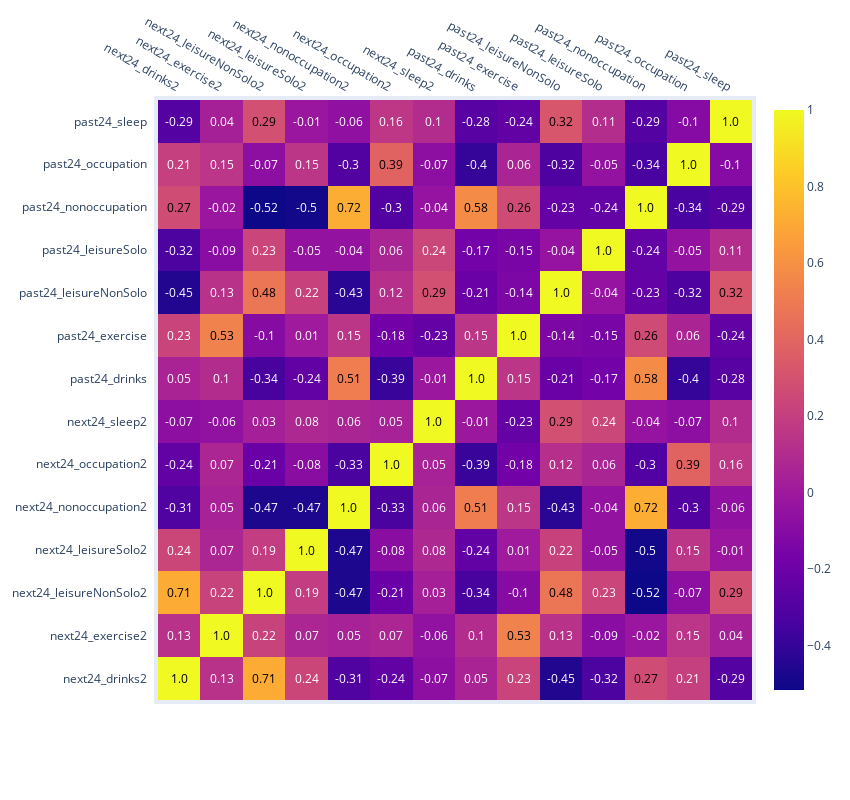

This figure's notebook cell:
### Markdown cell above
### Plot

### Code cell
# clean up column names
df_plot = df.copy()

df_plot.columns = df_plot.columns.str.replace(r'^SR_specific_', '')
df_plot.columns = df_plot.columns.str.replace(r'^SR_specific_', '')

# Compute the correlation matrix
corrs = df_plot.iloc[:,2:].corr()

import plotly.figure_factory as ff

fig = ff.create_annotated_heatmap(
    z=corrs.values,
    x=list(corrs.columns),
    y=list(corrs.index),
    annotation_text=corrs.round(2).values,
    showscale=True)

fig.update_layout(
    autosize=False,
    width=850,
    height=800,
    margin=dict(
        l=50,
        r=50,
        b=100,
        t=100,
        pad=4
    ),
)


fig.show()

### Figure 1 — Plotly figure (JSON) as saved in the notebook; plotly's stock layout.template omitted (floating-point values rounded to 4 significant figures; data arrays with more than 128 entries replaced by an {"elided": "..."} marker saying what was removed)
{"data": [{"colorscale": [[0, "#0d0887"], [0.1111, "#46039f"], [0.2222, "#7201a8"], [0.3333, "#9c179e"], [0.4444, "#bd3786"], [0.5556, "#d8576b"], [0.6667, "#ed7953"], [0.7778, "#fb9f3a"], [0.8889, "#fdca26"], [1, "#f0f921"]], "reversescale": false, "showscale": true, "type": "heatmap", "x": ["next24_drinks2", "next24_exercise2", "next24_leisureNonSolo2", "next24_leisureSolo2", "next24_nonoccupation2", "next24_occupation2", "next24_sleep2", "past24_drinks", "past24_exercise", "past24_leisureNonSolo", "past24_leisureSolo", "past24_nonoccupation", "past24_occupation", "past24_sleep"], "y": ["next24_drinks2", "next24_exercise2", "next24_leisureNonSolo2", "next24_leisureSolo2", "next24_nonoccupation2", "next24_occupation2", "next24_sleep2", "past24_drinks", "past24_exercise", "past24_leisureNonSolo", "past24_leisureSolo", "past24_nonoccupation", "past24_occupation", "past24_sleep"], "z": {"elided": "14x14 float values"}}], "layout": {"annotations": [{"font": {"color": "#000000"}, "showarrow": false, "text": "1.0", "x": "next24_drinks2", "xref": "x", "y": "next24_drinks2", "yref": "y"}, {"font": {"color": "#FFFFFF"}, "showarrow": false, "text": "0.13", "x": "next24_exercise2", "xref": "x", "y": "next24_drinks2", "yref": "y"}, {"font": {"color": "#000000"}, "showarrow": false, "text": "0.71", "x": "next24_leisureNonSolo2", "xref": "x", "y": "next24_drinks2", "yref": "y"}, {"font": {"color": "#FFFFFF"}, "showarrow": false, "text": "0.24", "x": "next24_leisureSolo2", "xref": "x", "y": "next24_drinks2", "yref": "y"}, {"font": {"color": "#FFFFFF"}, "showarrow": false, "text": "-0.31", "x": "next24_nonoccupation2", "xref": "x", "y": "next24_drinks2", "yref": "y"}, {"font": {"color": "#FFFFFF"}, "showarrow": false, "text": "-0.24", "x": "next24_occupation2", "xref": "x", "y": "next24_drinks2", "yref": "y"}, {"font": {"color": "#FFFFFF"}, "showarrow": false, "text": "-0.07", "x": "next24_sleep2", "xref": "x", "y": "next24_drinks2", "yref": "y"}, {"font": {"color": "#FFFFFF"}, "showarrow": false, "text": "0.05", "x": "past24_drinks", "xref": "x", "y": "next24_drinks2", "yref": "y"}, {"font": {"color": "#FFFFFF"}, "showarrow": false, "text": "0.23", "x": "past24_exercise", "xref": "x", "y": "next24_drinks2", "yref": "y"}, {"font": {"color": "#FFFFFF"}, "showarrow": false, "text": "-0.45", "x": "past24_leisureNonSolo", "xref": "x", "y": "next24_drinks2", "yref": "y"}, {"font": {"color": "#FFFFFF"}, "showarrow": false, "text": "-0.32", "x": "past24_leisureSolo", "xref": "x", "y": "next24_drinks2", "yref": "y"}, {"font": {"color": "#000000"}, "showarrow": false, "text": "0.27", "x": "past24_nonoccupation", "xref": "x", "y": "next24_drinks2", "yref": "y"}, {"font": {"color": "#FFFFFF"}, "showarrow": false, "text": "0.21", "x": "past24_occupation", "xref": "x", "y": "next24_drinks2", "yref": "y"}, {"font": {"color": "#FFFFFF"}, "showarrow": false, "text": "-0.29", "x": "past24_sleep", "xref": "x", "y": "next24_drinks2", "yref": "y"}, {"font": {"color": "#FFFFFF"}, "showarrow": false, "text": "0.13", "x": "next24_drinks2", "xref": "x", "y": "next24_exercise2", "yref": "y"}, {"font": {"color": "#000000"}, "showarrow": false, "text": "1.0", "x": "next24_exercise2", "xref": "x", "y": "next24_exercise2", "yref": "y"}, {"font": {"color": "#FFFFFF"}, "showarrow": false, "text": "0.22", "x": "next24_leisureNonSolo2", "xref": "x", "y": "next24_exercise2", "yref": "y"}, {"font": {"color": "#FFFFFF"}, "showarrow": false, "text": "0.07", "x": "next24_leisureSolo2", "xref": "x", "y": "next24_exercise2", "yref": "y"}, {"font": {"color": "#FFFFFF"}, "showarrow": false, "text": "0.05", "x": "next24_nonoccupation2", "xref": "x", "y": "next24_exercise2", "yref": "y"}, {"font": {"color": "#FFFFFF"}, "showarrow": false, "text": "0.07", "x": "next24_occupation2", "xref": "x", "y": "next24_exercise2", "yref": "y"}, {"font": {"color": "#FFFFFF"}, "showarrow": false, "text": "-0.06", "x": "next24_sleep2", "xref": "x", "y": "next24_exercise2", "yref": "y"}, {"font": {"color": "#FFFFFF"}, "showarrow": false, "text": "0.1", "x": "past24_drinks", "xref": "x", "y": "next24_exercise2", "yref": "y"}, {"font": {"color": "#000000"}, "showarrow": false, "text": "0.53", "x": "past24_exercise", "xref": "x", "y": "next24_exercise2", "yref": "y"}, {"font": {"color": "#FFFFFF"}, "showarrow": false, "text": "0.13", "x": "past24_leisureNonSolo", "xref": "x", "y": "next24_exercise2", "yref": "y"}, {"font": {"color": "#FFFFFF"}, "showarrow": false, "text": "-0.09", "x": "past24_leisureSolo", "xref": "x", "y": "next24_exercise2", "yref": "y"}, {"font": {"color": "#FFFFFF"}, "showarrow": false, "text": "-0.02", "x": "past24_nonoccupation", "xref": "x", "y": "next24_exercise2", "yref": "y"}, {"font": {"color": "#FFFFFF"}, "showarrow": false, "text": "0.15", "x": "past24_occupation", "xref": "x", "y": "next24_exercise2", "yref": "y"}, {"font": {"color": "#FFFFFF"}, "showarrow": false, "text": "0.04", "x": "past24_sleep", "xref": "x", "y": "next24_exercise2", "yref": "y"}, {"font": {"color": "#000000"}, "showarrow": false, "text": "0.71", "x": "next24_drinks2", "xref": "x", "y": "next24_leisureNonSolo2", "yref": "y"}, {"font": {"color": "#FFFFFF"}, "showarrow": false, "text": "0.22", "x": "next24_exercise2", "xref": "x", "y": "next24_leisureNonSolo2", "yref": "y"}, {"font": {"color": "#000000"}, "showarrow": false, "text": "1.0", "x": "next24_leisureNonSolo2", "xref": "x", "y": "next24_leisureNonSolo2", "yref": "y"}, {"font": {"color": "#FFFFFF"}, "showarrow": false, "text": "0.19", "x": "next24_leisureSolo2", "xref": "x", "y": "next24_leisureNonSolo2", "yref": "y"}, {"font": {"color": "#FFFFFF"}, "showarrow": false, "text": "-0.47", "x": "next24_nonoccupation2", "xref": "x", "y": "next24_leisureNonSolo2", "yref": "y"}, {"font": {"color": "#FFFFFF"}, "showarrow": false, "text": "-0.21", "x": "next24_occupation2", "xref": "x", "y": "next24_leisureNonSolo2", "yref": "y"}, {"font": {"color": "#FFFFFF"}, "showarrow": false, "text": "0.03", "x": "next24_sleep2", "xref": "x", "y": "next24_leisureNonSolo2", "yref": "y"}, {"font": {"color": "#FFFFFF"}, "showarrow": false, "text": "-0.34", "x": "past24_drinks", "xref": "x", "y": "next24_leisureNonSolo2", "yref": "y"}, {"font": {"color": "#FFFFFF"}, "showarrow": false, "text": "-0.1", "x": "past24_exercise", "xref": "x", "y": "next24_leisureNonSolo2", "yref": "y"}, {"font": {"color": "#000000"}, "showarrow": false, "text": "0.48", "x": "past24_leisureNonSolo", "xref": "x", "y": "next24_leisureNonSolo2", "yref": "y"}, {"font": {"color": "#FFFFFF"}, "showarrow": false, "text": "0.23", "x": "past24_leisureSolo", "xref": "x", "y": "next24_leisureNonSolo2", "yref": "y"}, {"font": {"color": "#FFFFFF"}, "showarrow": false, "text": "-0.52", "x": "past24_nonoccupation", "xref": "x", "y": "next24_leisureNonSolo2", "yref": "y"}, {"font": {"color": "#FFFFFF"}, "showarrow": false, "text": "-0.07", "x": "past24_occupation", "xref": "x", "y": "next24_leisureNonSolo2", "yref": "y"}, {"font": {"color": "#000000"}, "showarrow": false, "text": "0.29", "x": "past24_sleep", "xref": "x", "y": "next24_leisureNonSolo2", "yref": "y"}, {"font": {"color": "#FFFFFF"}, "showarrow": false, "text": "0.24", "x": "next24_drinks2", "xref": "x", "y": "next24_leisureSolo2", "yref": "y"}, {"font": {"color": "#FFFFFF"}, "showarrow": false, "text": "0.07", "x": "next24_exercise2", "xref": "x", "y": "next24_leisureSolo2", "yref": "y"}, {"font": {"color": "#FFFFFF"}, "showarrow": false, "text": "0.19", "x": "next24_leisureNonSolo2", "xref": "x", "y": "next24_leisureSolo2", "yref": "y"}, {"font": {"color": "#000000"}, "showarrow": false, "text": "1.0", "x": "next24_leisureSolo2", "xref": "x", "y": "next24_leisureSolo2", "yref": "y"}, {"font": {"color": "#FFFFFF"}, "showarrow": false, "text": "-0.47", "x": "next24_nonoccupation2", "xref": "x", "y": "next24_leisureSolo2", "yref": "y"}, {"font": {"color": "#FFFFFF"}, "showarrow": false, "text": "-0.08", "x": "next24_occupation2", "xref": "x", "y": "next24_leisureSolo2", "yref": "y"}, {"font": {"color": "#FFFFFF"}, "showarrow": false, "text": "0.08", "x": "next24_sleep2", "xref": "x", "y": "next24_leisureSolo2", "yref": "y"}, {"font": {"color": "#FFFFFF"}, "showarrow": false, "text": "-0.24", "x": "past24_drinks", "xref": "x", "y": "next24_leisureSolo2", "yref": "y"}, {"font": {"color": "#FFFFFF"}, "showarrow": false, "text": "0.01", "x": "past24_exercise", "xref": "x", "y": "next24_leisureSolo2", "yref": "y"}, {"font": {"color": "#FFFFFF"}, "showarrow": false, "text": "0.22", "x": "past24_leisureNonSolo", "xref": "x", "y": "next24_leisureSolo2", "yref": "y"}, {"font": {"color": "#FFFFFF"}, "showarrow": false, "text": "-0.05", "x": "past24_leisureSolo", "xref": "x", "y": "next24_leisureSolo2", "yref": "y"}, {"font": {"color": "#FFFFFF"}, "showarrow": false, "text": "-0.5", "x": "past24_nonoccupation", "xref": "x", "y": "next24_leisureSolo2", "yref": "y"}, {"font": {"color": "#FFFFFF"}, "showarrow": false, "text": "0.15", "x": "past24_occupation", "xref": "x", "y": "next24_leisureSolo2", "yref": "y"}, {"font": {"color": "#FFFFFF"}, "showarrow": false, "text": "-0.01", "x": "past24_sleep", "xref": "x", "y": "next24_leisureSolo2", "yref": "y"}, {"font": {"color": "#FFFFFF"}, "showarrow": false, "text": "-0.31", "x": "next24_drinks2", "xref": "x", "y": "next24_nonoccupation2", "yref": "y"}, {"font": {"color": "#FFFFFF"}, "showarrow": false, "text": "0.05", "x": "next24_exercise2", "xref": "x", "y": "next24_nonoccupation2", "yref": "y"}, {"font": {"color": "#FFFFFF"}, "showarrow": false, "text": "-0.47", "x": "next24_leisureNonSolo2", "xref": "x", "y": "next24_nonoccupation2", "yref": "y"}, {"font": {"color": "#FFFFFF"}, "showarrow": false, "text": "-0.47", "x": "next24_leisureSolo2", "xref": "x", "y": "next24_nonoccupation2", "yref": "y"}, {"font": {"color": "#000000"}, "showarrow": false, "text": "1.0", "x": "next24_nonoccupation2", "xref": "x", "y": "next24_nonoccupation2", "yref": "y"}, {"font": {"color": "#FFFFFF"}, "showarrow": false, "text": "-0.33", "x": "next24_occupation2", "xref": "x", "y": "next24_nonoccupation2", "yref": "y"}, {"font": {"color": "#FFFFFF"}, "showarrow": false, "text": "0.06", "x": "next24_sleep2", "xref": "x", "y": "next24_nonoccupation2", "yref": "y"}, {"font": {"color": "#000000"}, "showarrow": false, "text": "0.51", "x": "past24_drinks", "xref": "x", "y": "next24_nonoccupation2", "yref": "y"}, {"font": {"color": "#FFFFFF"}, "showarrow": false, "text": "0.15", "x": "past24_exercise", "xref": "x", "y": "next24_nonoccupation2", "yref": "y"}, {"font": {"color": "#FFFFFF"}, "showarrow": false, "text": "-0.43", "x": "past24_leisureNonSolo", "xref": "x", "y": "next24_nonoccupation2", "yref": "y"}, {"font": {"color": "#FFFFFF"}, "showarrow": false, "text": "-0.04", "x": "past24_leisureSolo", "xref": "x", "y": "next24_nonoccupation2", "yref": "y"}, {"font": {"color": "#000000"}, "showarrow": false, "text": "0.72", "x": "past24_nonoccupation", "xref": "x", "y": "next24_nonoccupation2", "yref": "y"}, {"font": {"color": "#FFFFFF"}, "showarrow": false, "text": "-0.3", "x": "past24_occupation", "xref": "x", "y": "next24_nonoccupation2", "yref": "y"}, {"font": {"color": "#FFFFFF"}, "showarrow": false, "text": "-0.06", "x": "past24_sleep", "xref": "x", "y": "next24_nonoccupation2", "yref": "y"}, {"font": {"color": "#FFFFFF"}, "showarrow": false, "text": "-0.24", "x": "next24_drinks2", "xref": "x", "y": "next24_occupation2", "yref": "y"}, {"font": {"color": "#FFFFFF"}, "showarrow": false, "text": "0.07", "x": "next24_exercise2", "xref": "x", "y": "next24_occupation2", "yref": "y"}, {"font": {"color": "#FFFFFF"}, "showarrow": false, "text": "-0.21", "x": "next24_leisureNonSolo2", "xref": "x", "y": "next24_occupation2", "yref": "y"}, {"font": {"color": "#FFFFFF"}, "showarrow": false, "text": "-0.08", "x": "next24_leisureSolo2", "xref": "x", "y": "next24_occupation2", "yref": "y"}, {"font": {"color": "#FFFFFF"}, "showarrow": false, "text": "-0.33", "x": "next24_nonoccupation2", "xref": "x", "y": "next24_occupation2", "yref": "y"}, {"font": {"color": "#000000"}, "showarrow": false, "text": "1.0", "x": "next24_occupation2", "xref": "x", "y": "next24_occupation2", "yref": "y"}, {"font": {"color": "#FFFFFF"}, "showarrow": false, "text": "0.05", "x": "next24_sleep2", "xref": "x", "y": "next24_occupation2", "yref": "y"}, {"font": {"color": "#FFFFFF"}, "showarrow": false, "text": "-0.39", "x": "past24_drinks", "xref": "x", "y": "next24_occupation2", "yref": "y"}, {"font": {"color": "#FFFFFF"}, "showarrow": false, "text": "-0.18", "x": "past24_exercise", "xref": "x", "y": "next24_occupation2", "yref": "y"}, {"font": {"color": "#FFFFFF"}, "showarrow": false, "text": "0.12", "x": "past24_leisureNonSolo", "xref": "x", "y": "next24_occupation2", "yref": "y"}, {"font": {"color": "#FFFFFF"}, "showarrow": false, "text": "0.06", "x": "past24_leisureSolo", "xref": "x", "y": "next24_occupation2", "yref": "y"}, {"font": {"color": "#FFFFFF"}, "showarrow": false, "text": "-0.3", "x": "past24_nonoccupation", "xref": "x", "y": "next24_occupation2", "yref": "y"}, {"font": {"color": "#000000"}, "showarrow": false, "text": "0.39", "x": "past24_occupation", "xref": "x", "y": "next24_occupation2", "yref": "y"}, {"font": {"color": "#FFFFFF"}, "showarrow": false, "text": "0.16", "x": "past24_sleep", "xref": "x", "y": "next24_occupation2", "yref": "y"}, {"font": {"color": "#FFFFFF"}, "showarrow": false, "text": "-0.07", "x": "next24_drinks2", "xref": "x", "y": "next24_sleep2", "yref": "y"}, {"font": {"color": "#FFFFFF"}, "showarrow": false, "text": "-0.06", "x": "next24_exercise2", "xref": "x", "y": "next24_sleep2", "yref": "y"}, {"font": {"color": "#FFFFFF"}, "showarrow": false, "text": "0.03", "x": "next24_leisureNonSolo2", "xref": "x", "y": "next24_sleep2", "yref": "y"}, {"font": {"color": "#FFFFFF"}, "showarrow": false, "text": "0.08", "x": "next24_leisureSolo2", "xref": "x", "y": "next24_sleep2", "yref": "y"}, {"font": {"color": "#FFFFFF"}, "showarrow": false, "text": "0.06", "x": "next24_nonoccupation2", "xref": "x", "y": "next24_sleep2", "yref": "y"}, {"font": {"color": "#FFFFFF"}, "showarrow": false, "text": "0.05", "x": "next24_occupation2", "xref": "x", "y": "next24_sleep2", "yref": "y"}, {"font": {"color": "#000000"}, "showarrow": false, "text": "1.0", "x": "next24_sleep2", "xref": "x", "y": "next24_sleep2", "yref": "y"}, {"font": {"color": "#FFFFFF"}, "showarrow": false, "text": "-0.01", "x": "past24_drinks", "xref": "x", "y": "next24_sleep2", "yref": "y"}, {"font": {"color": "#FFFFFF"}, "showarrow": false, "text": "-0.23", "x": "past24_exercise", "xref": "x", "y": "next24_sleep2", "yref": "y"}, {"font": {"color": "#000000"}, "showarrow": false, "text": "0.29", "x": "past24_leisureNonSolo", "xref": "x", "y": "next24_sleep2", "yref": "y"}, {"font": {"color": "#FFFFFF"}, "showarrow": false, "text": "0.24", "x": "past24_leisureSolo", "xref": "x", "y": "next24_sleep2", "yref": "y"}, {"font": {"color": "#FFFFFF"}, "showarrow": false, "text": "-0.04", "x": "past24_nonoccupation", "xref": "x", "y": "next24_sleep2", "yref": "y"}, {"font": {"color": "#FFFFFF"}, "showarrow": false, "text": "-0.07", "x": "past24_occupation", "xref": "x", "y": "next24_sleep2", "yref": "y"}, {"font": {"color": "#FFFFFF"}, "showarrow": false, "text": "0.1", "x": "past24_sleep", "xref": "x", "y": "next24_sleep2", "yref": "y"}, {"font": {"color": "#FFFFFF"}, "showarrow": false, "text": "0.05", "x": "next24_drinks2", "xref": "x", "y": "past24_drinks", "yref": "y"}, {"font": {"color": "#FFFFFF"}, "showarrow": false, "text": "0.1", "x": "next24_exercise2", "xref": "x", "y": "past24_drinks", "yref": "y"}, {"font": {"color": "#FFFFFF"}, "showarrow": false, "text": "-0.34", "x": "next24_leisureNonSolo2", "xref": "x", "y": "past24_drinks", "yref": "y"}, {"font": {"color": "#FFFFFF"}, "showarrow": false, "text": "-0.24", "x": "next24_leisureSolo2", "xref": "x", "y": "past24_drinks", "yref": "y"}, {"font": {"color": "#000000"}, "showarrow": false, "text": "0.51", "x": "next24_nonoccupation2", "xref": "x", "y": "past24_drinks", "yref": "y"}, {"font": {"color": "#FFFFFF"}, "showarrow": false, "text": "-0.39", "x": "next24_occupation2", "xref": "x", "y": "past24_drinks", "yref": "y"}, {"font": {"color": "#FFFFFF"}, "showarrow": false, "text": "-0.01", "x": "next24_sleep2", "xref": "x", "y": "past24_drinks", "yref": "y"}, {"font": {"color": "#000000"}, "showarrow": false, "text": "1.0", "x": "past24_drinks", "xref": "x", "y": "past24_drinks", "yref": "y"}, {"font": {"color": "#FFFFFF"}, "showarrow": false, "text": "0.15", "x": "past24_exercise", "xref": "x", "y": "past24_drinks", "yref": "y"}, {"font": {"color": "#FFFFFF"}, "showarrow": false, "text": "-0.21", "x": "past24_leisureNonSolo", "xref": "x", "y": "past24_drinks", "yref": "y"}, {"font": {"color": "#FFFFFF"}, "showarrow": false, "text": "-0.17", "x": "past24_leisureSolo", "xref": "x", "y": "past24_drinks", "yref": "y"}, {"font": {"color": "#000000"}, "showarrow": false, "text": "0.58", "x": "past24_nonoccupation", "xref": "x", "y": "past24_drinks", "yref": "y"}, {"font": {"color": "#FFFFFF"}, "showarrow": false, "text": "-0.4", "x": "past24_occupation", "xref": "x", "y": "past24_drinks", "yref": "y"}, {"font": {"color": "#FFFFFF"}, "showarrow": false, "text": "-0.28", "x": "past24_sleep", "xref": "x", "y": "past24_drinks", "yref": "y"}, {"font": {"color": "#FFFFFF"}, "showarrow": false, "text": "0.23", "x": "next24_drinks2", "xref": "x", "y": "past24_exercise", "yref": "y"}, {"font": {"color": "#000000"}, "showarrow": false, "text": "0.53", "x": "next24_exercise2", "xref": "x", "y": "past24_exercise", "yref": "y"}, {"font": {"color": "#FFFFFF"}, "showarrow": false, "text": "-0.1", "x": "next24_leisureNonSolo2", "xref": "x", "y": "past24_exercise", "yref": "y"}, {"font": {"color": "#FFFFFF"}, "showarrow": false, "text": "0.01", "x": "next24_leisureSolo2", "xref": "x", "y": "past24_exercise", "yref": "y"}, {"font": {"color": "#FFFFFF"}, "showarrow": false, "text": "0.15", "x": "next24_nonoccupation2", "xref": "x", "y": "past24_exercise", "yref": "y"}, {"font": {"color": "#FFFFFF"}, "showarrow": false, "text": "-0.18", "x": "next24_occupation2", "xref": "x", "y": "past24_exercise", "yref": "y"}, {"font": {"color": "#FFFFFF"}, "showarrow": false, "text": "-0.23", "x": "next24_sleep2", "xref": "x", "y": "past24_exercise", "yref": "y"}, {"font": {"color": "#FFFFFF"}, "showarrow": false, "text": "0.15", "x": "past24_drinks", "xref": "x", "y": "past24_exercise", "yref": "y"}, {"font": {"color": "#000000"}, "showarrow": false, "text": "1.0", "x": "past24_exercise", "xref": "x", "y": "past24_exercise", "yref": "y"}, {"font": {"color": "#FFFFFF"}, "showarrow": false, "text": "-0.14", "x": "past24_leisureNonSolo", "xref": "x", "y": "past24_exercise", "yref": "y"}, {"font": {"color": "#FFFFFF"}, "showarrow": false, "text": "-0.15", "x": "past24_leisureSolo", "xref": "x", "y": "past24_exercise", "yref": "y"}, {"font": {"color": "#000000"}, "showarrow": false, "text": "0.26", "x": "past24_nonoccupation", "xref": "x", "y": "past24_exercise", "yref": "y"}, {"font": {"color": "#FFFFFF"}, "showarrow": false, "text": "0.06", "x": "past24_occupation", "xref": "x", "y": "past24_exercise", "yref": "y"}, {"font": {"color": "#FFFFFF"}, "showarrow": false, "text": "-0.24", "x": "past24_sleep", "xref": "x", "y": "past24_exercise", "yref": "y"}, {"font": {"color": "#FFFFFF"}, "showarrow": false, "text": "-0.45", "x": "next24_drinks2", "xref": "x", "y": "past24_leisureNonSolo", "yref": "y"}, {"font": {"color": "#FFFFFF"}, "showarrow": false, "text": "0.13", "x": "next24_exercise2", "xref": "x", "y": "past24_leisureNonSolo", "yref": "y"}, {"font": {"color": "#000000"}, "showarrow": false, "text": "0.48", "x": "next24_leisureNonSolo2", "xref": "x", "y": "past24_leisureNonSolo", "yref": "y"}, {"font": {"color": "#FFFFFF"}, "showarrow": false, "text": "0.22", "x": "next24_leisureSolo2", "xref": "x", "y": "past24_leisureNonSolo", "yref": "y"}, {"font": {"color": "#FFFFFF"}, "showarrow": false, "text": "-0.43", "x": "next24_nonoccupation2", "xref": "x", "y": "past24_leisureNonSolo", "yref": "y"}, {"font": {"color": "#FFFFFF"}, "showarrow": false, "text": "0.12", "x": "next24_occupation2", "xref": "x", "y": "past24_leisureNonSolo", "yref": "y"}, {"font": {"color": "#000000"}, "showarrow": false, "text": "0.29", "x": "next24_sleep2", "xref": "x", "y": "past24_leisureNonSolo", "yref": "y"}, {"font": {"color": "#FFFFFF"}, "showarrow": false, "text": "-0.21", "x": "past24_drinks", "xref": "x", "y": "past24_leisureNonSolo", "yref": "y"}, {"font": {"color": "#FFFFFF"}, "showarrow": false, "text": "-0.14", "x": "past24_exercise", "xref": "x", "y": "past24_leisureNonSolo", "yref": "y"}, {"font": {"color": "#000000"}, "showarrow": false, "text": "1.0", "x": "past24_leisureNonSolo", "xref": "x", "y": "past24_leisureNonSolo", "yref": "y"}, {"font": {"color": "#FFFFFF"}, "showarrow": false, "text": "-0.04", "x": "past24_leisureSolo", "xref": "x", "y": "past24_leisureNonSolo", "yref": "y"}, {"font": {"color": "#FFFFFF"}, "showarrow": false, "text": "-0.23", "x": "past24_nonoccupation", "xref": "x", "y": "past24_leisureNonSolo", "yref": "y"}, {"font": {"color": "#FFFFFF"}, "showarrow": false, "text": "-0.32", "x": "past24_occupation", "xref": "x", "y": "past24_leisureNonSolo", "yref": "y"}, {"font": {"color": "#000000"}, "showarrow": false, "text": "0.32", "x": "past24_sleep", "xref": "x", "y": "past24_leisureNonSolo", "yref": "y"}, {"font": {"color": "#FFFFFF"}, "showarrow": false, "text": "-0.32", "x": "next24_drinks2", "xref": "x", "y": "past24_leisureSolo", "yref": "y"}, {"font": {"color": "#FFFFFF"}, "showarrow": false, "text": "-0.09", "x": "next24_exercise2", "xref": "x", "y": "past24_leisureSolo", "yref": "y"}, {"font": {"color": "#FFFFFF"}, "showarrow": false, "text": "0.23", "x": "next24_leisureNonSolo2", "xref": "x", "y": "past24_leisureSolo", "yref": "y"}, {"font": {"color": "#FFFFFF"}, "showarrow": false, "text": "-0.05", "x": "next24_leisureSolo2", "xref": "x", "y": "past24_leisureSolo", "yref": "y"}, {"font": {"color": "#FFFFFF"}, "showarrow": false, "text": "-0.04", "x": "next24_nonoccupation2", "xref": "x", "y": "past24_leisureSolo", "yref": "y"}, {"font": {"color": "#FFFFFF"}, "showarrow": false, "text": "0.06", "x": "next24_occupation2", "xref": "x", "y": "past24_leisureSolo", "yref": "y"}, {"font": {"color": "#FFFFFF"}, "showarrow": false, "text": "0.24", "x": "next24_sleep2", "xref": "x", "y": "past24_leisureSolo", "yref": "y"}, {"font": {"color": "#FFFFFF"}, "showarrow": false, "text": "-0.17", "x": "past24_drinks", "xref": "x", "y": "past24_leisureSolo", "yref": "y"}, {"font": {"color": "#FFFFFF"}, "showarrow": false, "text": "-0.15", "x": "past24_exercise", "xref": "x", "y": "past24_leisureSolo", "yref": "y"}, {"font": {"color": "#FFFFFF"}, "showarrow": false, "text": "-0.04", "x": "past24_leisureNonSolo", "xref": "x", "y": "past24_leisureSolo", "yref": "y"}, {"font": {"color": "#000000"}, "showarrow": false, "text": "1.0", "x": "past24_leisureSolo", "xref": "x", "y": "past24_leisureSolo", "yref": "y"}, {"font": {"color": "#FFFFFF"}, "showarrow": false, "text": "-0.24", "x": "past24_nonoccupation", "xref": "x", "y": "past24_leisureSolo", "yref": "y"}, {"font": {"color": "#FFFFFF"}, "showarrow": false, "text": "-0.05", "x": "past24_occupation", "xref": "x", "y": "past24_leisureSolo", "yref": "y"}, {"font": {"color": "#FFFFFF"}, "showarrow": false, "text": "0.11", "x": "past24_sleep", "xref": "x", "y": "past24_leisureSolo", "yref": "y"}, {"font": {"color": "#000000"}, "showarrow": false, "text": "0.27", "x": "next24_drinks2", "xref": "x", "y": "past24_nonoccupation", "yref": "y"}, {"font": {"color": "#FFFFFF"}, "showarrow": false, "text": "-0.02", "x": "next24_exercise2", "xref": "x", "y": "past24_nonoccupation", "yref": "y"}, {"font": {"color": "#FFFFFF"}, "showarrow": false, "text": "-0.52", "x": "next24_leisureNonSolo2", "xref": "x", "y": "past24_nonoccupation", "yref": "y"}, {"font": {"color": "#FFFFFF"}, "showarrow": false, "text": "-0.5", "x": "next24_leisureSolo2", "xref": "x", "y": "past24_nonoccupation", "yref": "y"}, {"font": {"color": "#000000"}, "showarrow": false, "text": "0.72", "x": "next24_nonoccupation2", "xref": "x", "y": "past24_nonoccupation", "yref": "y"}, {"font": {"color": "#FFFFFF"}, "showarrow": false, "text": "-0.3", "x": "next24_occupation2", "xref": "x", "y": "past24_nonoccupation", "yref": "y"}, {"font": {"color": "#FFFFFF"}, "showarrow": false, "text": "-0.04", "x": "next24_sleep2", "xref": "x", "y": "past24_nonoccupation", "yref": "y"}, {"font": {"color": "#000000"}, "showarrow": false, "text": "0.58", "x": "past24_drinks", "xref": "x", "y": "past24_nonoccupation", "yref": "y"}, {"font": {"color": "#000000"}, "showarrow": false, "text": "0.26", "x": "past24_exercise", "xref": "x", "y": "past24_nonoccupation", "yref": "y"}, {"font": {"color": "#FFFFFF"}, "showarrow": false, "text": "-0.23", "x": "past24_leisureNonSolo", "xref": "x", "y": "past24_nonoccupation", "yref": "y"}, {"font": {"color": "#FFFFFF"}, "showarrow": false, "text": "-0.24", "x": "past24_leisureSolo", "xref": "x", "y": "past24_nonoccupation", "yref": "y"}, {"font": {"color": "#000000"}, "showarrow": false, "text": "1.0", "x": "past24_nonoccupation", "xref": "x", "y": "past24_nonoccupation", "yref": "y"}, {"font": {"color": "#FFFFFF"}, "showarrow": false, "text": "-0.34", "x": "past24_occupation", "xref": "x", "y": "past24_nonoccupation", "yref": "y"}, {"font": {"color": "#FFFFFF"}, "showarrow": false, "text": "-0.29", "x": "past24_sleep", "xref": "x", "y": "past24_nonoccupation", "yref": "y"}, {"font": {"color": "#FFFFFF"}, "showarrow": false, "text": "0.21", "x": "next24_drinks2", "xref": "x", "y": "past24_occupation", "yref": "y"}, {"font": {"color": "#FFFFFF"}, "showarrow": false, "text": "0.15", "x": "next24_exercise2", "xref": "x", "y": "past24_occupation", "yref": "y"}, {"font": {"color": "#FFFFFF"}, "showarrow": false, "text": "-0.07", "x": "next24_leisureNonSolo2", "xref": "x", "y": "past24_occupation", "yref": "y"}, {"font": {"color": "#FFFFFF"}, "showarrow": false, "text": "0.15", "x": "next24_leisureSolo2", "xref": "x", "y": "past24_occupation", "yref": "y"}, {"font": {"color": "#FFFFFF"}, "showarrow": false, "text": "-0.3", "x": "next24_nonoccupation2", "xref": "x", "y": "past24_occupation", "yref": "y"}, {"font": {"color": "#000000"}, "showarrow": false, "text": "0.39", "x": "next24_occupation2", "xref": "x", "y": "past24_occupation", "yref": "y"}, {"font": {"color": "#FFFFFF"}, "showarrow": false, "text": "-0.07", "x": "next24_sleep2", "xref": "x", "y": "past24_occupation", "yref": "y"}, {"font": {"color": "#FFFFFF"}, "showarrow": false, "text": "-0.4", "x": "past24_drinks", "xref": "x", "y": "past24_occupation", "yref": "y"}, {"font": {"color": "#FFFFFF"}, "showarrow": false, "text": "0.06", "x": "past24_exercise", "xref": "x", "y": "past24_occupation", "yref": "y"}, {"font": {"color": "#FFFFFF"}, "showarrow": false, "text": "-0.32", "x": "past24_leisureNonSolo", "xref": "x", "y": "past24_occupation", "yref": "y"}, {"font": {"color": "#FFFFFF"}, "showarrow": false, "text": "-0.05", "x": "past24_leisureSolo", "xref": "x", "y": "past24_occupation", "yref": "y"}, {"font": {"color": "#FFFFFF"}, "showarrow": false, "text": "-0.34", "x": "past24_nonoccupation", "xref": "x", "y": "past24_occupation", "yref": "y"}, {"font": {"color": "#000000"}, "showarrow": false, "text": "1.0", "x": "past24_occupation", "xref": "x", "y": "past24_occupation", "yref": "y"}, {"font": {"color": "#FFFFFF"}, "showarrow": false, "text": "-0.1", "x": "past24_sleep", "xref": "x", "y": "past24_occupation", "yref": "y"}, {"font": {"color": "#FFFFFF"}, "showarrow": false, "text": "-0.29", "x": "next24_drinks2", "xref": "x", "y": "past24_sleep", "yref": "y"}, {"font": {"color": "#FFFFFF"}, "showarrow": false, "text": "0.04", "x": "next24_exercise2", "xref": "x", "y": "past24_sleep", "yref": "y"}, {"font": {"color": "#000000"}, "showarrow": false, "text": "0.29", "x": "next24_leisureNonSolo2", "xref": "x", "y": "past24_sleep", "yref": "y"}, {"font": {"color": "#FFFFFF"}, "showarrow": false, "text": "-0.01", "x": "next24_leisureSolo2", "xref": "x", "y": "past24_sleep", "yref": "y"}, {"font": {"color": "#FFFFFF"}, "showarrow": false, "text": "-0.06", "x": "next24_nonoccupation2", "xref": "x", "y": "past24_sleep", "yref": "y"}, {"font": {"color": "#FFFFFF"}, "showarrow": false, "text": "0.16", "x": "next24_occupation2", "xref": "x", "y": "past24_sleep", "yref": "y"}, {"font": {"color": "#FFFFFF"}, "showarrow": false, "text": "0.1", "x": "next24_sleep2", "xref": "x", "y": "past24_sleep", "yref": "y"}, {"font": {"color": "#FFFFFF"}, "showarrow": false, "text": "-0.28", "x": "past24_drinks", "xref": "x", "y": "past24_sleep", "yref": "y"}, {"font": {"color": "#FFFFFF"}, "showarrow": false, "text": "-0.24", "x": "past24_exercise", "xref": "x", "y": "past24_sleep", "yref": "y"}, {"font": {"color": "#000000"}, "showarrow": false, "text": "0.32", "x": "past24_leisureNonSolo", "xref": "x", "y": "past24_sleep", "yref": "y"}, {"font": {"color": "#FFFFFF"}, "showarrow": false, "text": "0.11", "x": "past24_leisureSolo", "xref": "x", "y": "past24_sleep", "yref": "y"}, {"font": {"color": "#FFFFFF"}, "showarrow": false, "text": "-0.29", "x": "past24_nonoccupation", "xref": "x", "y": "past24_sleep", "yref": "y"}, {"font": {"color": "#FFFFFF"}, "showarrow": false, "text": "-0.1", "x": "past24_occupation", "xref": "x", "y": "past24_sleep", "yref": "y"}, {"font": {"color": "#000000"}, "showarrow": false, "text": "1.0", "x": "past24_sleep", "xref": "x", "y": "past24_sleep", "yref": "y"}], "autosize": false, "height": 800, "margin": {"b": 100, "l": 50, "pad": 4, "r": 50, "t": 100}, "width": 850, "xaxis": {"autorange": true, "dtick": 1, "gridcolor": "rgb(0, 0, 0)", "range": [-0.5, 13.5], "side": "top", "ticks": "", "type": "category"}, "yaxis": {"autorange": true, "dtick": 1, "range": [-0.5, 13.5], "ticks": "", "ticksuffix": "  ", "type": "category"}}}
